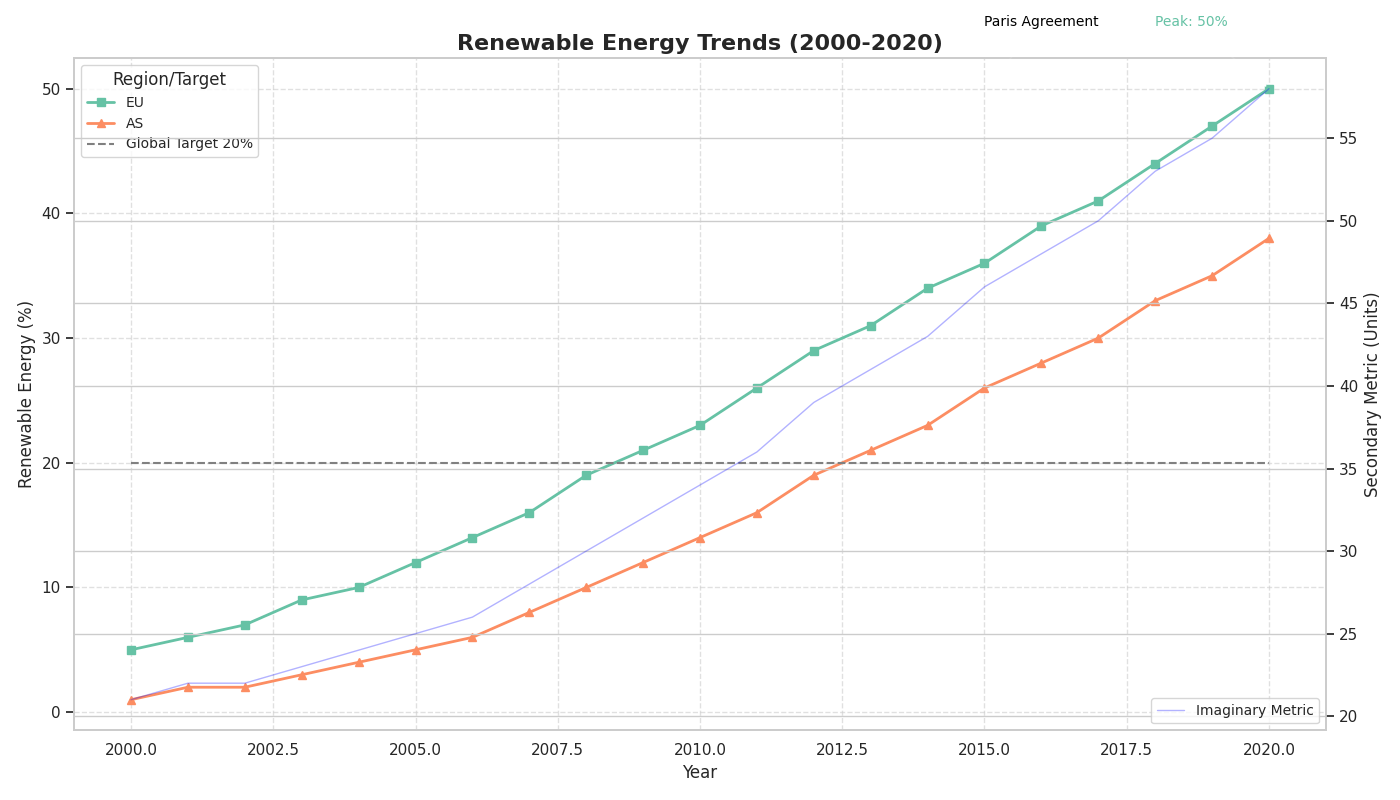

Here is the Python script that generated this plot:
import matplotlib.pyplot as plt
import numpy as np
import seaborn as sns

years = np.arange(2000, 2021)

# Removed north_america data
europe = [5, 6, 7, 9, 10, 12, 14, 16, 19, 21, 23, 26, 29, 31, 34, 36, 39, 41, 44, 47, 50]
asia = [1, 2, 2, 3, 4, 5, 6, 8, 10, 12, 14, 16, 19, 21, 23, 26, 28, 30, 33, 35, 38]

global_target = [20] * len(years)

fig, ax = plt.subplots(figsize=(14, 8))

# Setting a new set of colors for remaining datagroups
new_palette = sns.color_palette("Set2", 3)

# Removed north_america plot line
ax.plot(years, europe, marker='s', linestyle='-', linewidth=2, color=new_palette[0], label='EU')
ax.plot(years, asia, marker='^', linestyle='-', linewidth=2, color=new_palette[1], label='AS')

ax.plot(years, global_target, linestyle='--', color='gray', label='Global Target 20%')

ax.set_title("Renewable Energy Trends (2000-2020)", fontsize=16, fontweight='bold')
ax.set_xlabel("Year", fontsize=12)
ax.set_ylabel("Renewable Energy (%)", fontsize=12)

ax.grid(True, linestyle='--', alpha=0.6)

ax.legend(loc='upper left', fontsize=10, title='Region/Target', title_fontsize=12)

ax.annotate('Paris Agreement', xy=(2015, 50), xytext=(2016, 55),
            arrowprops=dict(facecolor='black', arrowstyle='->'),
            fontsize=10, ha='center', color='black')

for i, txt in enumerate(europe):
    if txt == max(europe):
        ax.annotate(f'Peak: {txt}%', xy=(years[i], txt), xytext=(years[i]-2, txt+5),
                    arrowprops=dict(facecolor=new_palette[0], arrowstyle='->'),
                    fontsize=10, color=new_palette[0])

ax2 = ax.twinx()
ax2.set_ylabel('Secondary Metric (Units)', fontsize=12)
ax2.plot(years, [x + 20 for x in asia], linestyle='-', linewidth=1, color='blue', alpha=0.3, label='Imaginary Metric')
ax2.legend(loc='lower right', fontsize=10)

plt.tight_layout()

plt.show()
